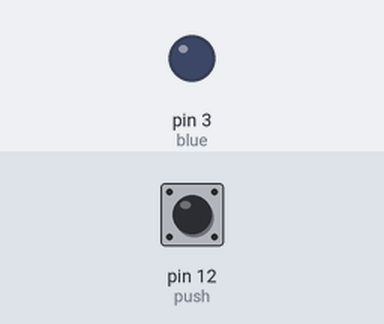
This sketch was run on a simulated Arduino Uno, built with avr-gcc and run on an emulated ATmega328P. On the bench: output pins drawn as LEDs (lit = HIGH). Inputs (shaded band) come from the test bench; at power-on: pin 12 (push) LOW.

Above: at 1.2 s.
1.3 s: pin 12 (push) pulled HIGH for 0.15 s
At 2.7 s:
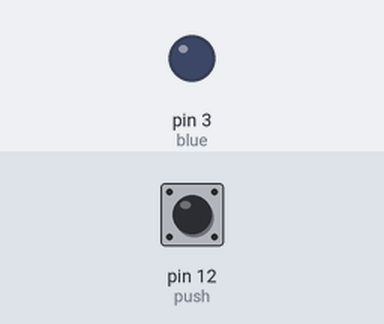
3.0 s: pin 12 (push) pulled HIGH for 0.15 s
At 3.17 s:
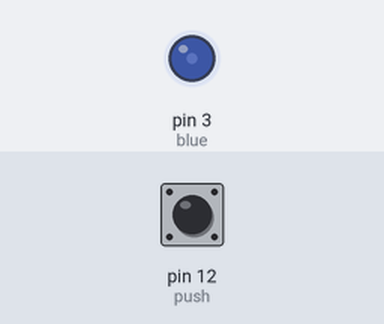
4.7 s: pin 12 (push) pulled HIGH for 3.2 s
At 9.2 s:
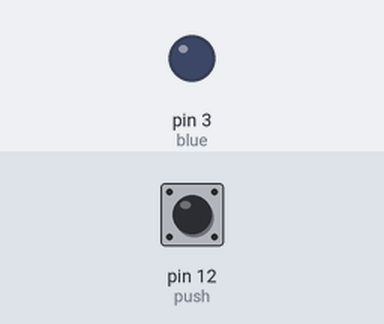
Timing chart, 0 to 10.7 s (numbered marks = the images above; inputs shaded):
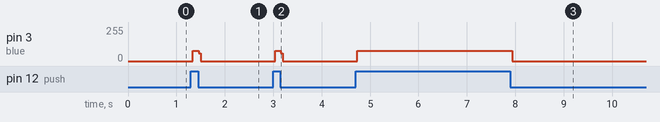

The sketch:

PUSH_BUTTON.ino
```cpp
const int push=12;//Assigning GPIO pin number 12 to Push button
const int blue=3;//Assigning GPIO pin number 3 to LED
void setup() {
  // put your setup code here, to run once:
  pinMode(push,INPUT);
  pinMode(blue,OUTPUT);

}

void loop() {
  // put your main code here, to run repeatedly:
  if(digitalRead(push))
  {
    digitalWrite(blue,HIGH);
  }
  digitalWrite(blue,LOW);
}
```

Measured:
- after the input at 1.3 s, pin 3 (blue): 0/255 → 78/255 at once, → 0/255 0.12 s later
- after the input at 3.0 s, pin 3 (blue): 0/255 → 78/255 at once, → 0/255 0.12 s later
- after the input at 4.7 s, pin 3 (blue): 0/255 → 78/255 at once, → 0/255 3.2 s later
